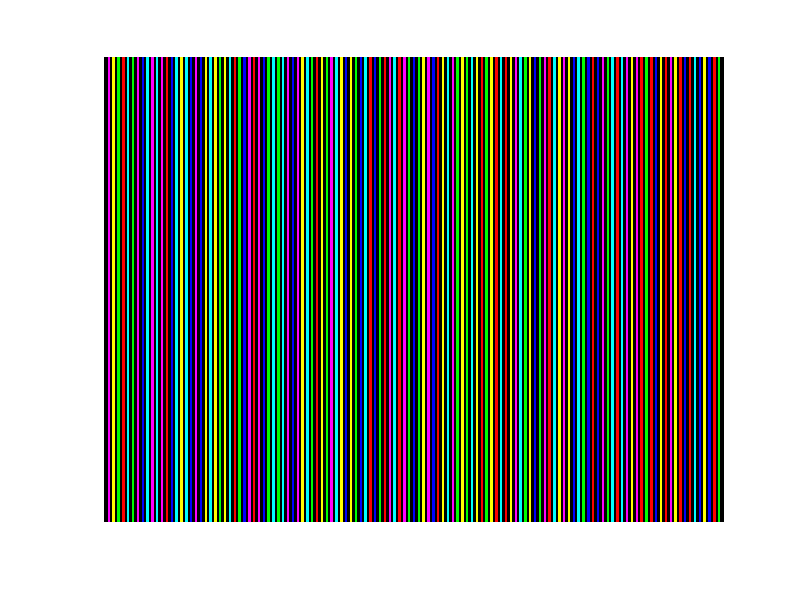

Write the MATLAB code that produced this figure.
seq_file = load('rand_seq.txt');
color_set = load('ColorSet.txt');

pattern = zeros(768, 1024, 3);
for idx = 1:127
  left = idx * 8 - 1;
  right = idx * 8 + 2;
  if idx == 128
    right = 1024;
  end
  pattern(:, left:right, 1) = color_set(seq_file(idx), 1);
  pattern(:, left:right, 2) = color_set(seq_file(idx), 2);
  pattern(:, left:right, 3) = color_set(seq_file(idx), 3);
end

imshow(pattern)
imwrite(pattern, 'pattern_rand_seq0.png');